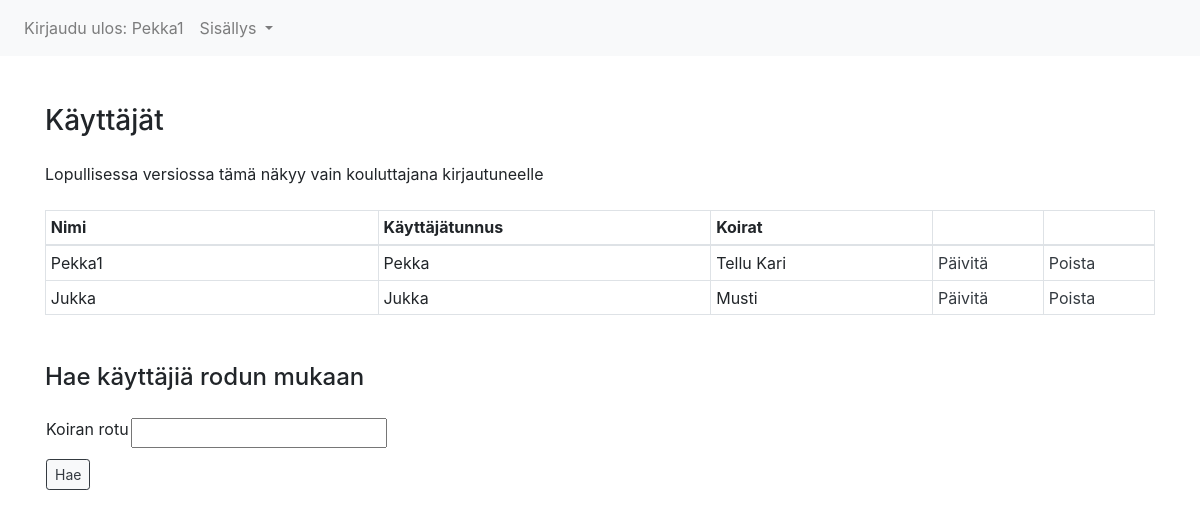
The page /users/ (signed in) on the database as committed earlier.
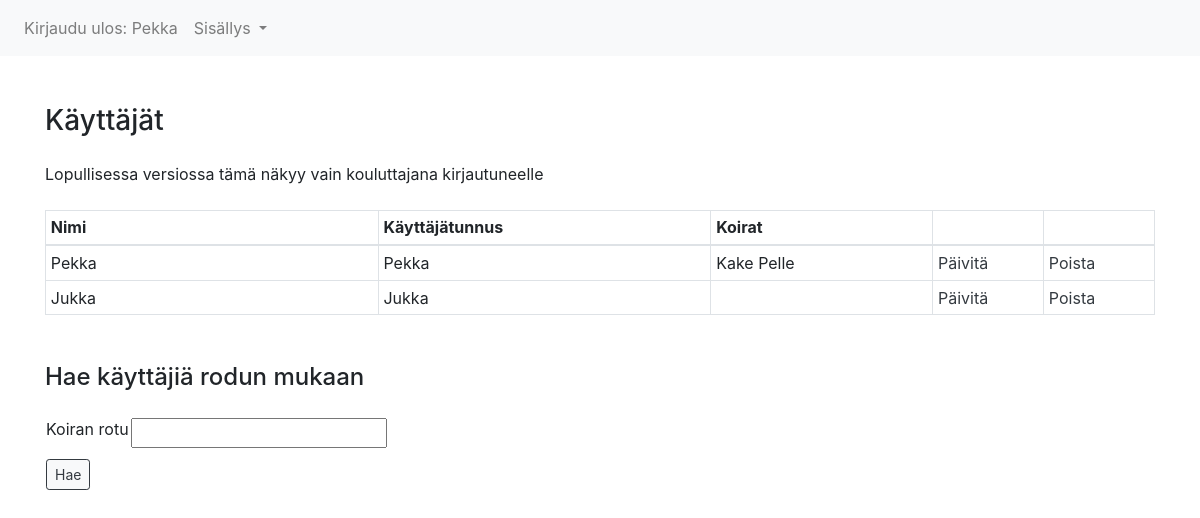
The same page on the database as committed later.
### application/auth/models.py (models this page shows, shortened)
class User(Base):
    __tablename__ = "account"
    username = db.Column(db.String(144), unique=True, nullable=False)
    password = db.Column(db.String(144), nullable=False)
    dogs = db.relationship("Dog", backref='account', lazy=True)

### application/dogs/models.py (models this page shows, shortened)
class Dog(Base):
    __tablename__ = "dog"
    race = db.Column(db.String(200), nullable=False)
    account_id = db.Column(db.Integer, db.ForeignKey('account.id'),
                           nullable=False)
    enrolment = db.relationship("Enrolment", backref='dog', lazy=True)

### application/auth/views.py (the view)
@app.route("/users/", methods=["GET"])
@login_required
def users_index():
    return render_template("users/list.html", users=User.query.all(), dogs=Dog.query.all(),  form=DogForm())

### application/dogs/forms.py
class DogForm(FlaskForm):
    id = IntegerField("Kurssin id", [validators.InputRequired()])
    name = StringField("Koiran nimi", [validators.InputRequired()])
    race = StringField("Koiran rotu", [validators.InputRequired()])
    class Meta:
        csrf = False

### application/__init__.py (called while the page is built)
@login_manager.user_loader
def load_user(user_id):
    return User.query.get(user_id)

### application/templates/users/list.html (shortened to what this page needs)
{% extends "layout.html" %}
{% block body %}
    <div class="row justify-content-md-center mt-5">
        <div class="col-12 ">
            <h3 class="mb-4">Käyttäjät</h3>
            <p class="mb-4">Lopullisessa versiossa tämä näkyy vain kouluttajana kirjautuneelle</p>
            <table class="table table-sm table-bordered table-hover">
                <thead>
                    <tr>
                    <th scope="col" style="width: 30%">Nimi</th>
                    <th scope="col" style="width: 30%">Käyttäjätunnus</th>
                    <th scope="col" style="width: 20%">Koirat</th>
                    <th scope="col" style="width: 10%"></th>
                    <th scope="col" style="width: 10%"></th>
                    </tr>
                </thead>
                {% for user in users %}
                <tr>
                <td>{{ user.name }}</td>
                <td>{{ user.username }}</td>
                <td>
                    {% for dog in dogs if user.id==dog.account_id %}
                        {{ dog.name }}
                    {% endfor %}
                </td>
                <td><a href="/users/update/{{user.id}}" class="text-dark">Päivitä</a></td>
                <td><a href="/users/delete/{{user.id}}" class="text-dark">Poista</a></td>
                </tr>
                {% endfor %}
            </table>
                <div class="form mt-5">
                    <form method="POST" action="{{ url_for('users_byrace') }}">
                        <h4 class="mb-4">Hae käyttäjiä rodun mukaan</h4>
                        <table>
                            <tr>
                                <td>
                                  {{ form.race.label }}
                                </td>
                                <td>
                                  {{ form.race }}
                                </td>
                                <td>
                                </td>
                              </tr>
                            <tr>
                                <td colspan="2">
                                  <input type="submit" class="btn btn-light btn-sm mt-2 mb-2 btn-outline-dark" value="Hae"/>
                                </td>
                              </tr>
                        </table>
                    </form>
                </div>
        </div>
    </div>
{% endblock %}

### application/templates/layout.html (shortened to what this page needs)
<!DOCTYPE html>
<html>
  <head>
    <link rel="stylesheet" href="https://stackpath.bootstrapcdn.com/bootstrap/4.4.1/css/bootstrap.min.css">
  </head>
  <body>
    <nav class="navbar navbar-expand-sm navbar-light bg-light">
        <ul class="navbar-nav mr-auto">
          {% if current_user.is_authenticated %}
            <li class="nav-item">
              <a class="nav-link" href="{{ url_for('auth_logout') }}">Kirjaudu ulos: {{ current_user.name }}</a>
            </li>
          {% endif %}
          {% if current_user.is_authenticated %}
          <li class="nav-item dropdown">
            <a class="nav-link dropdown-toggle" href="#" id="navbarDropdown" role="button" data-toggle="dropdown" aria-haspopup="true" aria-expanded="false">
              Sisällys
            </a>
          </li>
          {% endif %}
    </nav>
    <div class="container" >
      {% block body %}{% endblock %}
    </div>
  </body>
</html>

Rows that differ between the two databases and show on the page:
removed Dog: name "Tellu", shown under User "Pekka"
removed Dog: name "Kari", shown under User "Pekka"
removed Dog: name "Musti", shown under "Jukka"
changed User "Pekka": name "Pekka1" → "Pekka"
added Dog: name "Kake", shown under User "Pekka"
added Dog: name "Pelle", shown under User "Pekka"
